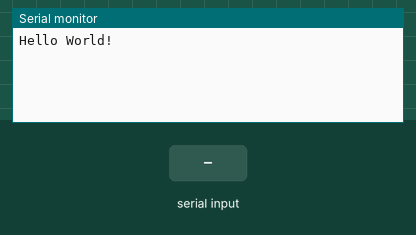
Recording of a program running on a simulated ATmega328P, built with avr-gcc and emulated at 16 MHz. On the bench: the last lines printed to the serial monitor. The test bench sets the inputs (shaded band).

Above: at 1.2 s.
1.3 s: "90,45\n" received over Serial
At 1.9 s:
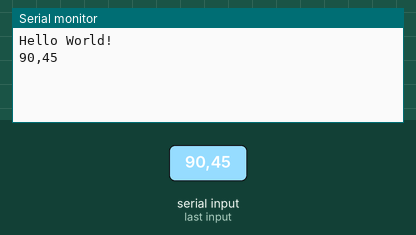
2.8 s: "5\n" received over Serial
At 4.2 s:
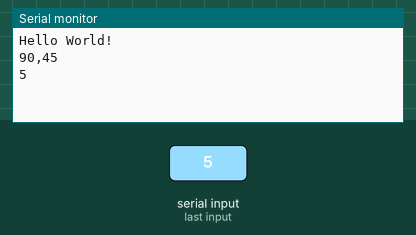

Measured:
- after the input at 1.3 s, the serial monitor: prints a new line at once (image 1)
- after the input at 2.8 s, the serial monitor: prints a new line at once (image 2)

The program:

main.c
```c
/*
A simple test of serial-port functionality.
Takes in a character at a time and sends it right back out,
 displaying the ASCII value on the LEDs.
*/

//#define F_CPU 8000000

// ------- Preamble -------- //
#include <avr/io.h>
#include <util/delay.h>
#include "pinDefines.h"
#include "USART.h"

int main(void) {
  char serialCharacter;

  // -------- Inits --------- //
  //LED_DDR = 0xff;                            /* set up LEDs for output */
  initUSART();


  printString("Hello World!\r\n");                          /* to test */

  // ------ Event loop ------ //
  while (1) {

    serialCharacter = receiveByte();
    transmitByte(serialCharacter);
    //LED_PORT = serialCharacter;
                           /* display ascii/numeric value of character */

  }                                                  /* End event loop */
  return 0;
}
```

USART.c
```c
/*
  Quick and dirty functions that make serial communications work.

  Note that receiveByte() blocks -- it sits and waits _forever_ for
   a byte to come in.  If you're doing anything that's more interesting,
   you'll want to implement this with interrupts.

   initUSART requires BAUDRATE to be defined in order to calculate
     the bit-rate multiplier.  9600 is a reasonable default.

  May not work with some of the older chips:
    Tiny2313, Mega8, Mega16, Mega32 have different pin macros
    If you're using these chips, see (e.g.) iom8.h for how it's done.
    These old chips don't specify UDR0 vs UDR1.
    Correspondingly, the macros will just be defined as UDR.
*/

#include <avr/io.h>
#include "USART.h"
#include <util/setbaud.h>

void initUSART(void) {                                /* requires BAUD */
  UBRR0H = UBRRH_VALUE;                        /* defined in setbaud.h */
  UBRR0L = UBRRL_VALUE;
#if USE_2X
  UCSR0A |= (1 << U2X0);
#else
  UCSR0A &= ~(1 << U2X0);
#endif
                                  /* Enable USART transmitter/receiver */
  UCSR0B = (1 << TXEN0) | (1 << RXEN0);
  UCSR0C = (1 << UCSZ01) | (1 << UCSZ00);   /* 8 data bits, 1 stop bit */
}


void transmitByte(uint8_t data) {
                                     /* Wait for empty transmit buffer */
  loop_until_bit_is_set(UCSR0A, UDRE0);
  UDR0 = data;                                            /* send data */
}

uint8_t receiveByte(void) {
  loop_until_bit_is_set(UCSR0A, RXC0);       /* Wait for incoming data */
  return UDR0;                                /* return register value */
}


                       /* Here are a bunch of useful printing commands */

void printString(const char myString[]) {
  uint8_t i = 0;
  while (myString[i]) {
    transmitByte(myString[i]);
    i++;
  }
}

void readString(char myString[], uint8_t maxLength) {
  char response;
  uint8_t i;
  i = 0;
  while (i < (maxLength - 1)) {                   /* prevent over-runs */
    response = receiveByte();
    transmitByte(response);                                    /* echo */
    if (response == '\r') {                     /* enter marks the end */
      break;
    }
    else {
      myString[i] = response;                       /* add in a letter */
      i++;
    }
  }
  myString[i] = 0;                          /* terminal NULL character */
}

void printByte(uint8_t byte) {
              /* Converts a byte to a string of decimal text, sends it */
  transmitByte('0' + (byte / 100));                        /* Hundreds */
  transmitByte('0' + ((byte / 10) % 10));                      /* Tens */
  transmitByte('0' + (byte % 10));                             /* Ones */
}

void printWord(uint16_t word) {
  transmitByte('0' + (word / 10000));                 /* Ten-thousands */
  transmitByte('0' + ((word / 1000) % 10));               /* Thousands */
  transmitByte('0' + ((word / 100) % 10));                 /* Hundreds */
  transmitByte('0' + ((word / 10) % 10));                      /* Tens */
  transmitByte('0' + (word % 10));                             /* Ones */
}

void printBinaryByte(uint8_t byte) {
                       /* Prints out a byte as a series of 1's and 0's */
  uint8_t bit;
  for (bit = 7; bit < 255; bit--) {
    if (bit_is_set(byte, bit))
      transmitByte('1');
    else
      transmitByte('0');
  }
}

char nibbleToHexCharacter(uint8_t nibble) {
                                   /* Converts 4 bits into hexadecimal */
  if (nibble < 10) {
    return ('0' + nibble);
  }
  else {
    return ('A' + nibble - 10);
  }
}

void printHexByte(uint8_t byte) {
                        /* Prints a byte as its hexadecimal equivalent */
  uint8_t nibble;
  nibble = (byte & 0b11110000) >> 4;
  transmitByte(nibbleToHexCharacter(nibble));
  nibble = byte & 0b00001111;
  transmitByte(nibbleToHexCharacter(nibble));
}

uint8_t getNumber(void) {
  // Gets a numerical 0-255 from the serial port.
  // Converts from string to number.
  char hundreds = '0';
  char tens = '0';
  char ones = '0';
  char thisChar = '0';
  do {                                                   /* shift over */
    hundreds = tens;
    tens = ones;
    ones = thisChar;
    thisChar = receiveByte();                   /* get a new character */
    transmitByte(thisChar);                                    /* echo */
  } while (thisChar != '\r');                     /* until type return */
  return (100 * (hundreds - '0') + 10 * (tens - '0') + ones - '0');
}
```

USART.h
```c
/* Functions to initialize, send, receive over USART

   initUSART requires BAUD to be defined in order to calculate
     the bit-rate multiplier.
 */

#ifndef BAUD                          /* if not defined in Makefile... */
#define BAUD  9600                     /* set a safe default baud rate */
#endif
//#define F_CPU 8000000
                                  /* These are defined for convenience */
#define   USART_HAS_DATA   bit_is_set(UCSR0A, RXC0)
#define   USART_READY      bit_is_set(UCSR0A, UDRE0)

/* Takes the defined BAUD and F_CPU,
   calculates the bit-clock multiplier,
   and configures the hardware USART                   */
void initUSART(void);

/* Blocking transmit and receive functions.
   When you call receiveByte() your program will hang until
   data comes through.  We'll improve on this later. */
void transmitByte(uint8_t data);
uint8_t receiveByte(void);

void printString(const char myString[]);
             /* Utility function to transmit an entire string from RAM */
void readString(char myString[], uint8_t maxLength);
/* Define a string variable, pass it to this function
   The string will contain whatever you typed over serial */

void printByte(uint8_t byte);
                  /* Prints a byte out as its 3-digit ascii equivalent */
void printWord(uint16_t word);
        /* Prints a word (16-bits) out as its 5-digit ascii equivalent */

void printBinaryByte(uint8_t byte);
                                     /* Prints a byte out in 1s and 0s */
char nibbleToHex(uint8_t nibble);
char nibbleToHexCharacter(uint8_t nibble);
void printHexByte(uint8_t byte);
                                   /* Prints a byte out in hexadecimal */
uint8_t getNumber(void);
/* takes in up to three ascii digits,
 converts them to a byte when press enter */
```

pinDefines.h
```c
// ---------------
//   Pin Defines
// ---------------

#define LED_PORT                PORTB
#define LED_PIN                 PINB
#define LED_DDR                 DDRB

#define LED0                    PB0
#define LED1                    PB1
#define LED2                    PB2
#define LED3                    PB3
#define LED4                    PB4
#define LED5                    PB5
#define LED6                    PB6
#define LED7                    PB7

#define BUTTON_PORT             PORTD
#define BUTTON_PIN              PIND
#define BUTTON_DDR              DDRD

#define BUTTON                  PD2
#define BUTTON2                 PD3
#define BUTTON3                 PD4

#define SPEAKER                 PD6                            /* OC0A */
#define SPEAKER_PORT            PORTD
#define SPEAKER_PIN             PIND
#define SPEAKER_DDR             DDRD

#define ANTENNA                 PD5                            /* OC0B */
#define ANTENNA_PORT            PORTD
#define ANTENNA_PIN             PIND
#define ANTENNA_DDR             DDRD

#define MODULATION              PD3                            /* OC2B */
#define MODULATION_PORT         PORTD
#define MODULATION_PIN          PIND
#define MODULATION_DDR          DDRD

#define LIGHT_SENSOR            PC0                            /* ADC0 */
#define LIGHT_SENSOR_PORT       PORTC
#define LIGHT_SENSOR_PIN        PINC
#define LIGHT_SENSOR_DDR        DDRC

#define CAP_SENSOR              PC1                            /* ADC1 */
#define CAP_SENSOR_PORT         PORTC
#define CAP_SENSOR_PIN          PINC
#define CAP_SENSOR_DDR          DDRC

#define PIEZO                   PC2                            /* ADC2 */
#define PIEZO_PORT              PORTC
#define PIEZO_PIN               PINC
#define PIEZO_DDR               DDRC

#define POT                     PC3                            /* ADC3 */
#define POT_PORT                PORTC
#define POT_PIN                 PINC
#define POT_DDR                 DDRC

//  SPI and I2C serial mode defines

#define SPI_SS                     PB2
#define SPI_SS_PORT                PORTB
#define SPI_SS_PIN                 PINB
#define SPI_SS_DDR                 DDRB

#define SPI_MOSI                     PB3
#define SPI_MOSI_PORT                PORTB
#define SPI_MOSI_PIN                 PINB
#define SPI_MOSI_DDR                 DDRB

#define SPI_MISO                     PB4
#define SPI_MISO_PORT                PORTB
#define SPI_MISO_PIN                 PINB
#define SPI_MISO_DDR                 DDRB

#define SPI_SCK                     PB5
#define SPI_SCK_PORT                PORTB
#define SPI_SCK_PIN                 PINB
#define SPI_SCK_DDR                 DDRB

#define I2C_SDA                     PC4
#define I2C_SDA_PORT                PORTC
#define I2C_SDA_PIN                 PINC
#define I2C_SDA_DDR                 DDRC

#define I2C_SCL                     PC5
#define I2C_SCL_PORT                PORTC
#define I2C_SCL_PIN                 PINC
#define I2C_SCL_DDR                 DDRC
```

Source omitted: uart.c (25584 bytes), uart.h (9504 bytes)
